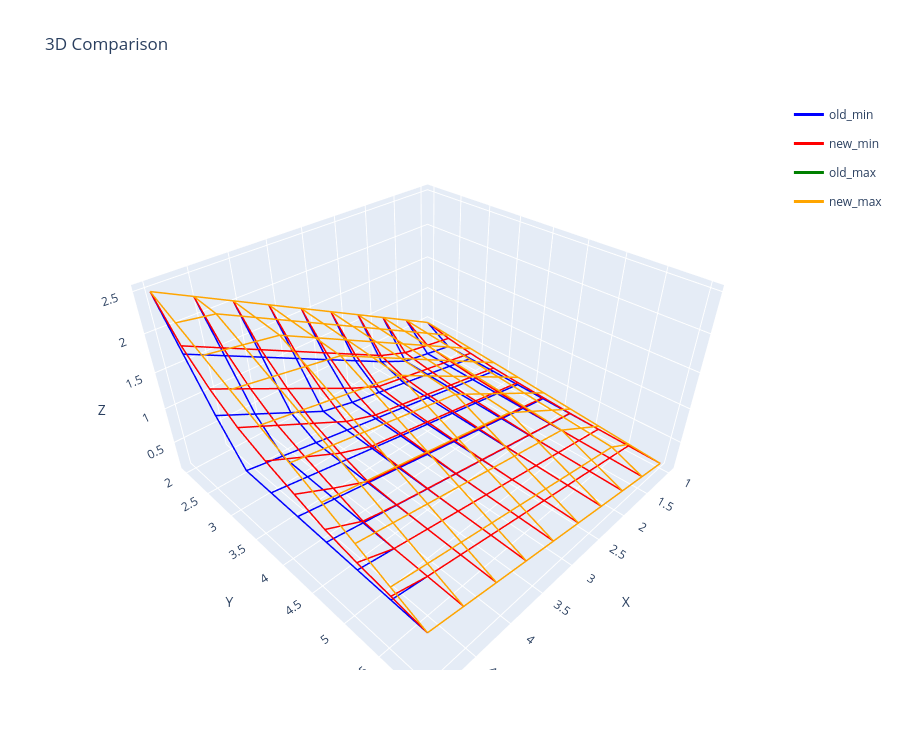

The cell this chart's notebook holds for it:
### Code cell
datasets = [
    {'points': list(old_min_PP.itertuples(index=False, name=None)), 'name': 'old_min', 'color': 'blue'},
    {'points': list(new_min_PP.itertuples(index=False, name=None)), 'name': 'new_min', 'color': 'red'},
    {'points': list(old_max_PP.itertuples(index=False, name=None)), 'name': 'old_max', 'color': 'green'},
    {'points': list(new_max_PP.itertuples(index=False, name=None)), 'name': 'new_max', 'color': 'orange'},
]
plot_wireframe_comparison(datasets)

### Figure 1 — Plotly figure (JSON) as saved in the notebook; plotly's stock layout.template omitted (floating-point values rounded to 4 significant figures)
{"data": [{"legendgroup": "old_min", "line": {"color": "blue", "width": 3}, "mode": "lines", "name": "old_min", "showlegend": true, "type": "scatter3d", "x": [1, 1.444, 1.889, 2.333, 2.778, 3.222, 3.667, 4.111, 4.556, 5], "y": [2, 2, 2, 2, 2, 2, 2, 2, 2, 2], "z": [0.5, 0.7222, 0.9444, 1.167, 1.389, 1.611, 1.833, 2.056, 2.278, 2.5]}, {"legendgroup": "old_min", "line": {"color": "blue", "width": 3}, "mode": "lines", "name": "old_min", "showlegend": false, "type": "scatter3d", "x": [1, 1.444, 1.889, 2.333, 2.778, 3.222, 3.667, 4.111, 4.556, 5], "y": [2.444, 2.444, 2.444, 2.444, 2.444, 2.444, 2.444, 2.444, 2.444, 2.444], "z": [0.2654, 0.3395, 0.4136, 0.6111, 0.8333, 1.056, 1.278, 1.5, 1.722, 1.944]}, {"legendgroup": "old_min", "line": {"color": "blue", "width": 3}, "mode": "lines", "name": "old_min", "showlegend": false, "type": "scatter3d", "x": [1, 1.444, 1.889, 2.333, 2.778, 3.222, 3.667, 4.111, 4.556, 5], "y": [2.889, 2.889, 2.889, 2.889, 2.889, 2.889, 2.889, 2.889, 2.889, 2.889], "z": [0.2531, 0.3272, 0.4012, 0.4753, 0.5494, 0.6235, 0.7222, 0.9444, 1.167, 1.389]}, {"legendgroup": "old_min", "line": {"color": "blue", "width": 3}, "mode": "lines", "name": "old_min", "showlegend": false, "type": "scatter3d", "x": [1, 1.444, 1.889, 2.333, 2.778, 3.222, 3.667, 4.111, 4.556, 5], "y": [3.333, 3.333, 3.333, 3.333, 3.333, 3.333, 3.333, 3.333, 3.333, 3.333], "z": [0.2407, 0.3148, 0.3889, 0.463, 0.537, 0.6111, 0.6852, 0.7593, 0.8333, 0.9074]}, {"legendgroup": "old_min", "line": {"color": "blue", "width": 3}, "mode": "lines", "name": "old_min", "showlegend": false, "type": "scatter3d", "x": [1, 1.444, 1.889, 2.333, 2.778, 3.222, 3.667, 4.111, 4.556, 5], "y": [3.778, 3.778, 3.778, 3.778, 3.778, 3.778, 3.778, 3.778, 3.778, 3.778], "z": [0.2284, 0.3025, 0.3765, 0.4506, 0.5247, 0.5988, 0.6728, 0.7469, 0.821, 0.8951]}, {"legendgroup": "old_min", "line": {"color": "blue", "width": 3}, "mode": "lines", "name": "old_min", "showlegend": false, "type": "scatter3d", "x": [1, 1.444, 1.889, 2.333, 2.778, 3.222, 3.667, 4.111, 4.556, 5], "y": [4.222, 4.222, 4.222, 4.222, 4.222, 4.222, 4.222, 4.222, 4.222, 4.222], "z": [0.216, 0.2901, 0.3642, 0.4383, 0.5123, 0.5864, 0.6605, 0.7346, 0.8086, 0.8827]}, {"legendgroup": "old_min", "line": {"color": "blue", "width": 3}, "mode": "lines", "name": "old_min", "showlegend": false, "type": "scatter3d", "x": [1, 1.444, 1.889, 2.333, 2.778, 3.222, 3.667, 4.111, 4.556, 5], "y": [4.667, 4.667, 4.667, 4.667, 4.667, 4.667, 4.667, 4.667, 4.667, 4.667], "z": [0.2037, 0.2778, 0.3519, 0.4259, 0.5, 0.5741, 0.6481, 0.7222, 0.7963, 0.8704]}, {"legendgroup": "old_min", "line": {"color": "blue", "width": 3}, "mode": "lines", "name": "old_min", "showlegend": false, "type": "scatter3d", "x": [1, 1.444, 1.889, 2.333, 2.778, 3.222, 3.667, 4.111, 4.556, 5], "y": [5.111, 5.111, 5.111, 5.111, 5.111, 5.111, 5.111, 5.111, 5.111, 5.111], "z": [0.1914, 0.2654, 0.3395, 0.4136, 0.4877, 0.5617, 0.6358, 0.7099, 0.784, 0.858]}, {"legendgroup": "old_min", "line": {"color": "blue", "width": 3}, "mode": "lines", "name": "old_min", "showlegend": false, "type": "scatter3d", "x": [1, 1.444, 1.889, 2.333, 2.778, 3.222, 3.667, 4.111, 4.556, 5], "y": [5.556, 5.556, 5.556, 5.556, 5.556, 5.556, 5.556, 5.556, 5.556, 5.556], "z": [0.179, 0.2531, 0.3272, 0.4012, 0.4753, 0.5494, 0.6235, 0.6975, 0.7716, 0.8457]}, {"legendgroup": "old_min", "line": {"color": "blue", "width": 3}, "mode": "lines", "name": "old_min", "showlegend": false, "type": "scatter3d", "x": [1, 1.444, 1.889, 2.333, 2.778, 3.222, 3.667, 4.111, 4.556, 5], "y": [6, 6, 6, 6, 6, 6, 6, 6, 6, 6], "z": [0.1667, 0.2407, 0.3148, 0.3889, 0.463, 0.537, 0.6111, 0.6852, 0.7593, 0.8333]}, {"legendgroup": "old_min", "line": {"color": "blue", "width": 3}, "mode": "lines", "name": "old_min", "showlegend": false, "type": "scatter3d", "x": [1, 1, 1, 1, 1, 1, 1, 1, 1, 1], "y": [2, 2.444, 2.889, 3.333, 3.778, 4.222, 4.667, 5.111, 5.556, 6], "z": [0.5, 0.2654, 0.2531, 0.2407, 0.2284, 0.216, 0.2037, 0.1914, 0.179, 0.1667]}, {"legendgroup": "old_min", "line": {"color": "blue", "width": 3}, "mode": "lines", "name": "old_min", "showlegend": false, "type": "scatter3d", "x": [1.444, 1.444, 1.444, 1.444, 1.444, 1.444, 1.444, 1.444, 1.444, 1.444], "y": [2, 2.444, 2.889, 3.333, 3.778, 4.222, 4.667, 5.111, 5.556, 6], "z": [0.7222, 0.3395, 0.3272, 0.3148, 0.3025, 0.2901, 0.2778, 0.2654, 0.2531, 0.2407]}, {"legendgroup": "old_min", "line": {"color": "blue", "width": 3}, "mode": "lines", "name": "old_min", "showlegend": false, "type": "scatter3d", "x": [1.889, 1.889, 1.889, 1.889, 1.889, 1.889, 1.889, 1.889, 1.889, 1.889], "y": [2, 2.444, 2.889, 3.333, 3.778, 4.222, 4.667, 5.111, 5.556, 6], "z": [0.9444, 0.4136, 0.4012, 0.3889, 0.3765, 0.3642, 0.3519, 0.3395, 0.3272, 0.3148]}, {"legendgroup": "old_min", "line": {"color": "blue", "width": 3}, "mode": "lines", "name": "old_min", "showlegend": false, "type": "scatter3d", "x": [2.333, 2.333, 2.333, 2.333, 2.333, 2.333, 2.333, 2.333, 2.333, 2.333], "y": [2, 2.444, 2.889, 3.333, 3.778, 4.222, 4.667, 5.111, 5.556, 6], "z": [1.167, 0.6111, 0.4753, 0.463, 0.4506, 0.4383, 0.4259, 0.4136, 0.4012, 0.3889]}, {"legendgroup": "old_min", "line": {"color": "blue", "width": 3}, "mode": "lines", "name": "old_min", "showlegend": false, "type": "scatter3d", "x": [2.778, 2.778, 2.778, 2.778, 2.778, 2.778, 2.778, 2.778, 2.778, 2.778], "y": [2, 2.444, 2.889, 3.333, 3.778, 4.222, 4.667, 5.111, 5.556, 6], "z": [1.389, 0.8333, 0.5494, 0.537, 0.5247, 0.5123, 0.5, 0.4877, 0.4753, 0.463]}, {"legendgroup": "old_min", "line": {"color": "blue", "width": 3}, "mode": "lines", "name": "old_min", "showlegend": false, "type": "scatter3d", "x": [3.222, 3.222, 3.222, 3.222, 3.222, 3.222, 3.222, 3.222, 3.222, 3.222], "y": [2, 2.444, 2.889, 3.333, 3.778, 4.222, 4.667, 5.111, 5.556, 6], "z": [1.611, 1.056, 0.6235, 0.6111, 0.5988, 0.5864, 0.5741, 0.5617, 0.5494, 0.537]}, {"legendgroup": "old_min", "line": {"color": "blue", "width": 3}, "mode": "lines", "name": "old_min", "showlegend": false, "type": "scatter3d", "x": [3.667, 3.667, 3.667, 3.667, 3.667, 3.667, 3.667, 3.667, 3.667, 3.667], "y": [2, 2.444, 2.889, 3.333, 3.778, 4.222, 4.667, 5.111, 5.556, 6], "z": [1.833, 1.278, 0.7222, 0.6852, 0.6728, 0.6605, 0.6481, 0.6358, 0.6235, 0.6111]}, {"legendgroup": "old_min", "line": {"color": "blue", "width": 3}, "mode": "lines", "name": "old_min", "showlegend": false, "type": "scatter3d", "x": [4.111, 4.111, 4.111, 4.111, 4.111, 4.111, 4.111, 4.111, 4.111, 4.111], "y": [2, 2.444, 2.889, 3.333, 3.778, 4.222, 4.667, 5.111, 5.556, 6], "z": [2.056, 1.5, 0.9444, 0.7593, 0.7469, 0.7346, 0.7222, 0.7099, 0.6975, 0.6852]}, {"legendgroup": "old_min", "line": {"color": "blue", "width": 3}, "mode": "lines", "name": "old_min", "showlegend": false, "type": "scatter3d", "x": [4.556, 4.556, 4.556, 4.556, 4.556, 4.556, 4.556, 4.556, 4.556, 4.556], "y": [2, 2.444, 2.889, 3.333, 3.778, 4.222, 4.667, 5.111, 5.556, 6], "z": [2.278, 1.722, 1.167, 0.8333, 0.821, 0.8086, 0.7963, 0.784, 0.7716, 0.7593]}, {"legendgroup": "old_min", "line": {"color": "blue", "width": 3}, "mode": "lines", "name": "old_min", "showlegend": false, "type": "scatter3d", "x": [5, 5, 5, 5, 5, 5, 5, 5, 5, 5], "y": [2, 2.444, 2.889, 3.333, 3.778, 4.222, 4.667, 5.111, 5.556, 6], "z": [2.5, 1.944, 1.389, 0.9074, 0.8951, 0.8827, 0.8704, 0.858, 0.8457, 0.8333]}, {"legendgroup": "new_min", "line": {"color": "red", "width": 3}, "mode": "lines", "name": "new_min", "showlegend": true, "type": "scatter3d", "x": [1, 1.444, 1.889, 2.333, 2.778, 3.222, 3.667, 4.111, 4.556, 5], "y": [2, 2, 2, 2, 2, 2, 2, 2, 2, 2], "z": [0.5, 0.7222, 0.9444, 1.167, 1.389, 1.611, 1.833, 2.056, 2.278, 2.5]}, {"legendgroup": "new_min", "line": {"color": "red", "width": 3}, "mode": "lines", "name": "new_min", "showlegend": false, "type": "scatter3d", "x": [1, 1.444, 1.889, 2.333, 2.778, 3.222, 3.667, 4.111, 4.556, 5], "y": [2.444, 2.444, 2.444, 2.444, 2.444, 2.444, 2.444, 2.444, 2.444, 2.444], "z": [0.409, 0.483, 0.5571, 0.7114, 0.9336, 1.156, 1.378, 1.6, 1.823, 2.045]}, {"legendgroup": "new_min", "line": {"color": "red", "width": 3}, "mode": "lines", "name": "new_min", "showlegend": false, "type": "scatter3d", "x": [1, 1.444, 1.889, 2.333, 2.778, 3.222, 3.667, 4.111, 4.556, 5], "y": [2.889, 2.889, 2.889, 2.889, 2.889, 2.889, 2.889, 2.889, 2.889, 2.889], "z": [0.3457, 0.4198, 0.4938, 0.5679, 0.642, 0.8395, 1.062, 1.284, 1.506, 1.728]}, {"legendgroup": "new_min", "line": {"color": "red", "width": 3}, "mode": "lines", "name": "new_min", "showlegend": false, "type": "scatter3d", "x": [1, 1.444, 1.889, 2.333, 2.778, 3.222, 3.667, 4.111, 4.556, 5], "y": [3.333, 3.333, 3.333, 3.333, 3.333, 3.333, 3.333, 3.333, 3.333, 3.333], "z": [0.2963, 0.3704, 0.4444, 0.5185, 0.5926, 0.6667, 0.8148, 1.037, 1.259, 1.481]}, {"legendgroup": "new_min", "line": {"color": "red", "width": 3}, "mode": "lines", "name": "new_min", "showlegend": false, "type": "scatter3d", "x": [1, 1.444, 1.889, 2.333, 2.778, 3.222, 3.667, 4.111, 4.556, 5], "y": [3.778, 3.778, 3.778, 3.778, 3.778, 3.778, 3.778, 3.778, 3.778, 3.778], "z": [0.2639, 0.338, 0.412, 0.4861, 0.5602, 0.6343, 0.7083, 0.875, 1.097, 1.319]}, {"legendgroup": "new_min", "line": {"color": "red", "width": 3}, "mode": "lines", "name": "new_min", "showlegend": false, "type": "scatter3d", "x": [1, 1.444, 1.889, 2.333, 2.778, 3.222, 3.667, 4.111, 4.556, 5], "y": [4.222, 4.222, 4.222, 4.222, 4.222, 4.222, 4.222, 4.222, 4.222, 4.222], "z": [0.2361, 0.3102, 0.3843, 0.4583, 0.5324, 0.6065, 0.6806, 0.7546, 0.9583, 1.181]}, {"legendgroup": "new_min", "line": {"color": "red", "width": 3}, "mode": "lines", "name": "new_min", "showlegend": false, "type": "scatter3d", "x": [1, 1.444, 1.889, 2.333, 2.778, 3.222, 3.667, 4.111, 4.556, 5], "y": [4.667, 4.667, 4.667, 4.667, 4.667, 4.667, 4.667, 4.667, 4.667, 4.667], "z": [0.2083, 0.2824, 0.3565, 0.4306, 0.5046, 0.5787, 0.6528, 0.7269, 0.8194, 1.042]}, {"legendgroup": "new_min", "line": {"color": "red", "width": 3}, "mode": "lines", "name": "new_min", "showlegend": false, "type": "scatter3d", "x": [1, 1.444, 1.889, 2.333, 2.778, 3.222, 3.667, 4.111, 4.556, 5], "y": [5.111, 5.111, 5.111, 5.111, 5.111, 5.111, 5.111, 5.111, 5.111, 5.111], "z": [0.1914, 0.2654, 0.3395, 0.4136, 0.4877, 0.5617, 0.6358, 0.7099, 0.784, 0.9568]}, {"legendgroup": "new_min", "line": {"color": "red", "width": 3}, "mode": "lines", "name": "new_min", "showlegend": false, "type": "scatter3d", "x": [1, 1.444, 1.889, 2.333, 2.778, 3.222, 3.667, 4.111, 4.556, 5], "y": [5.556, 5.556, 5.556, 5.556, 5.556, 5.556, 5.556, 5.556, 5.556, 5.556], "z": [0.179, 0.2531, 0.3272, 0.4012, 0.4753, 0.5494, 0.6235, 0.6975, 0.7716, 0.8951]}, {"legendgroup": "new_min", "line": {"color": "red", "width": 3}, "mode": "lines", "name": "new_min", "showlegend": false, "type": "scatter3d", "x": [1, 1.444, 1.889, 2.333, 2.778, 3.222, 3.667, 4.111, 4.556, 5], "y": [6, 6, 6, 6, 6, 6, 6, 6, 6, 6], "z": [0.1667, 0.2407, 0.3148, 0.3889, 0.463, 0.537, 0.6111, 0.6852, 0.7593, 0.8333]}, {"legendgroup": "new_min", "line": {"color": "red", "width": 3}, "mode": "lines", "name": "new_min", "showlegend": false, "type": "scatter3d", "x": [1, 1, 1, 1, 1, 1, 1, 1, 1, 1], "y": [2, 2.444, 2.889, 3.333, 3.778, 4.222, 4.667, 5.111, 5.556, 6], "z": [0.5, 0.409, 0.3457, 0.2963, 0.2639, 0.2361, 0.2083, 0.1914, 0.179, 0.1667]}, {"legendgroup": "new_min", "line": {"color": "red", "width": 3}, "mode": "lines", "name": "new_min", "showlegend": false, "type": "scatter3d", "x": [1.444, 1.444, 1.444, 1.444, 1.444, 1.444, 1.444, 1.444, 1.444, 1.444], "y": [2, 2.444, 2.889, 3.333, 3.778, 4.222, 4.667, 5.111, 5.556, 6], "z": [0.7222, 0.483, 0.4198, 0.3704, 0.338, 0.3102, 0.2824, 0.2654, 0.2531, 0.2407]}, {"legendgroup": "new_min", "line": {"color": "red", "width": 3}, "mode": "lines", "name": "new_min", "showlegend": false, "type": "scatter3d", "x": [1.889, 1.889, 1.889, 1.889, 1.889, 1.889, 1.889, 1.889, 1.889, 1.889], "y": [2, 2.444, 2.889, 3.333, 3.778, 4.222, 4.667, 5.111, 5.556, 6], "z": [0.9444, 0.5571, 0.4938, 0.4444, 0.412, 0.3843, 0.3565, 0.3395, 0.3272, 0.3148]}, {"legendgroup": "new_min", "line": {"color": "red", "width": 3}, "mode": "lines", "name": "new_min", "showlegend": false, "type": "scatter3d", "x": [2.333, 2.333, 2.333, 2.333, 2.333, 2.333, 2.333, 2.333, 2.333, 2.333], "y": [2, 2.444, 2.889, 3.333, 3.778, 4.222, 4.667, 5.111, 5.556, 6], "z": [1.167, 0.7114, 0.5679, 0.5185, 0.4861, 0.4583, 0.4306, 0.4136, 0.4012, 0.3889]}, {"legendgroup": "new_min", "line": {"color": "red", "width": 3}, "mode": "lines", "name": "new_min", "showlegend": false, "type": "scatter3d", "x": [2.778, 2.778, 2.778, 2.778, 2.778, 2.778, 2.778, 2.778, 2.778, 2.778], "y": [2, 2.444, 2.889, 3.333, 3.778, 4.222, 4.667, 5.111, 5.556, 6], "z": [1.389, 0.9336, 0.642, 0.5926, 0.5602, 0.5324, 0.5046, 0.4877, 0.4753, 0.463]}, {"legendgroup": "new_min", "line": {"color": "red", "width": 3}, "mode": "lines", "name": "new_min", "showlegend": false, "type": "scatter3d", "x": [3.222, 3.222, 3.222, 3.222, 3.222, 3.222, 3.222, 3.222, 3.222, 3.222], "y": [2, 2.444, 2.889, 3.333, 3.778, 4.222, 4.667, 5.111, 5.556, 6], "z": [1.611, 1.156, 0.8395, 0.6667, 0.6343, 0.6065, 0.5787, 0.5617, 0.5494, 0.537]}, {"legendgroup": "new_min", "line": {"color": "red", "width": 3}, "mode": "lines", "name": "new_min", "showlegend": false, "type": "scatter3d", "x": [3.667, 3.667, 3.667, 3.667, 3.667, 3.667, 3.667, 3.667, 3.667, 3.667], "y": [2, 2.444, 2.889, 3.333, 3.778, 4.222, 4.667, 5.111, 5.556, 6], "z": [1.833, 1.378, 1.062, 0.8148, 0.7083, 0.6806, 0.6528, 0.6358, 0.6235, 0.6111]}, {"legendgroup": "new_min", "line": {"color": "red", "width": 3}, "mode": "lines", "name": "new_min", "showlegend": false, "type": "scatter3d", "x": [4.111, 4.111, 4.111, 4.111, 4.111, 4.111, 4.111, 4.111, 4.111, 4.111], "y": [2, 2.444, 2.889, 3.333, 3.778, 4.222, 4.667, 5.111, 5.556, 6], "z": [2.056, 1.6, 1.284, 1.037, 0.875, 0.7546, 0.7269, 0.7099, 0.6975, 0.6852]}, {"legendgroup": "new_min", "line": {"color": "red", "width": 3}, "mode": "lines", "name": "new_min", "showlegend": false, "type": "scatter3d", "x": [4.556, 4.556, 4.556, 4.556, 4.556, 4.556, 4.556, 4.556, 4.556, 4.556], "y": [2, 2.444, 2.889, 3.333, 3.778, 4.222, 4.667, 5.111, 5.556, 6], "z": [2.278, 1.823, 1.506, 1.259, 1.097, 0.9583, 0.8194, 0.784, 0.7716, 0.7593]}, {"legendgroup": "new_min", "line": {"color": "red", "width": 3}, "mode": "lines", "name": "new_min", "showlegend": false, "type": "scatter3d", "x": [5, 5, 5, 5, 5, 5, 5, 5, 5, 5], "y": [2, 2.444, 2.889, 3.333, 3.778, 4.222, 4.667, 5.111, 5.556, 6], "z": [2.5, 2.045, 1.728, 1.481, 1.319, 1.181, 1.042, 0.9568, 0.8951, 0.8333]}, {"legendgroup": "old_max", "line": {"color": "green", "width": 3}, "mode": "lines", "name": "old_max", "showlegend": true, "type": "scatter3d", "x": [1, 1.444, 1.889, 2.333, 2.778, 3.222, 3.667, 4.111, 4.556, 5], "y": [2, 2, 2, 2, 2, 2, 2, 2, 2, 2], "z": [0.5, 0.7222, 0.9444, 1.167, 1.389, 1.611, 1.833, 2.056, 2.278, 2.5]}, {"legendgroup": "old_max", "line": {"color": "green", "width": 3}, "mode": "lines", "name": "old_max", "showlegend": false, "type": "scatter3d", "x": [1, 1.444, 1.889, 2.333, 2.778, 3.222, 3.667, 4.111, 4.556, 5], "y": [2.444, 2.444, 2.444, 2.444, 2.444, 2.444, 2.444, 2.444, 2.444, 2.444], "z": [0.463, 0.6852, 0.9074, 1.13, 1.352, 1.574, 1.796, 2.019, 2.241, 2.315]}, {"legendgroup": "old_max", "line": {"color": "green", "width": 3}, "mode": "lines", "name": "old_max", "showlegend": false, "type": "scatter3d", "x": [1, 1.444, 1.889, 2.333, 2.778, 3.222, 3.667, 4.111, 4.556, 5], "y": [2.889, 2.889, 2.889, 2.889, 2.889, 2.889, 2.889, 2.889, 2.889, 2.889], "z": [0.4259, 0.6481, 0.8704, 1.093, 1.315, 1.537, 1.759, 1.981, 2.056, 2.13]}, {"legendgroup": "old_max", "line": {"color": "green", "width": 3}, "mode": "lines", "name": "old_max", "showlegend": false, "type": "scatter3d", "x": [1, 1.444, 1.889, 2.333, 2.778, 3.222, 3.667, 4.111, 4.556, 5], "y": [3.333, 3.333, 3.333, 3.333, 3.333, 3.333, 3.333, 3.333, 3.333, 3.333], "z": [0.3889, 0.6111, 0.8333, 1.056, 1.278, 1.5, 1.722, 1.796, 1.87, 1.944]}, {"legendgroup": "old_max", "line": {"color": "green", "width": 3}, "mode": "lines", "name": "old_max", "showlegend": false, "type": "scatter3d", "x": [1, 1.444, 1.889, 2.333, 2.778, 3.222, 3.667, 4.111, 4.556, 5], "y": [3.778, 3.778, 3.778, 3.778, 3.778, 3.778, 3.778, 3.778, 3.778, 3.778], "z": [0.3519, 0.5741, 0.7963, 1.019, 1.241, 1.463, 1.537, 1.611, 1.685, 1.759]}, {"legendgroup": "old_max", "line": {"color": "green", "width": 3}, "mode": "lines", "name": "old_max", "showlegend": false, "type": "scatter3d", "x": [1, 1.444, 1.889, 2.333, 2.778, 3.222, 3.667, 4.111, 4.556, 5], "y": [4.222, 4.222, 4.222, 4.222, 4.222, 4.222, 4.222, 4.222, 4.222, 4.222], "z": [0.3148, 0.537, 0.7593, 0.9815, 1.204, 1.278, 1.352, 1.426, 1.5, 1.574]}, {"legendgroup": "old_max", "line": {"color": "green", "width": 3}, "mode": "lines", "name": "old_max", "showlegend": false, "type": "scatter3d", "x": [1, 1.444, 1.889, 2.333, 2.778, 3.222, 3.667, 4.111, 4.556, 5], "y": [4.667, 4.667, 4.667, 4.667, 4.667, 4.667, 4.667, 4.667, 4.667, 4.667], "z": [0.2778, 0.5, 0.7222, 0.9444, 1.019, 1.093, 1.167, 1.241, 1.315, 1.389]}, {"legendgroup": "old_max", "line": {"color": "green", "width": 3}, "mode": "lines", "name": "old_max", "showlegend": false, "type": "scatter3d", "x": [1, 1.444, 1.889, 2.333, 2.778, 3.222, 3.667, 4.111, 4.556, 5], "y": [5.111, 5.111, 5.111, 5.111, 5.111, 5.111, 5.111, 5.111, 5.111, 5.111], "z": [0.2407, 0.463, 0.6852, 0.7593, 0.8333, 0.9074, 0.9815, 1.056, 1.13, 1.204]}, {"legendgroup": "old_max", "line": {"color": "green", "width": 3}, "mode": "lines", "name": "old_max", "showlegend": false, "type": "scatter3d", "x": [1, 1.444, 1.889, 2.333, 2.778, 3.222, 3.667, 4.111, 4.556, 5], "y": [5.556, 5.556, 5.556, 5.556, 5.556, 5.556, 5.556, 5.556, 5.556, 5.556], "z": [0.2037, 0.4259, 0.5, 0.5741, 0.6481, 0.7222, 0.7963, 0.8704, 0.9444, 1.019]}, {"legendgroup": "old_max", "line": {"color": "green", "width": 3}, "mode": "lines", "name": "old_max", "showlegend": false, "type": "scatter3d", "x": [1, 1.444, 1.889, 2.333, 2.778, 3.222, 3.667, 4.111, 4.556, 5], "y": [6, 6, 6, 6, 6, 6, 6, 6, 6, 6], "z": [0.1667, 0.2407, 0.3148, 0.3889, 0.463, 0.537, 0.6111, 0.6852, 0.7593, 0.8333]}, {"legendgroup": "old_max", "line": {"color": "green", "width": 3}, "mode": "lines", "name": "old_max", "showlegend": false, "type": "scatter3d", "x": [1, 1, 1, 1, 1, 1, 1, 1, 1, 1], "y": [2, 2.444, 2.889, 3.333, 3.778, 4.222, 4.667, 5.111, 5.556, 6], "z": [0.5, 0.463, 0.4259, 0.3889, 0.3519, 0.3148, 0.2778, 0.2407, 0.2037, 0.1667]}, {"legendgroup": "old_max", "line": {"color": "green", "width": 3}, "mode": "lines", "name": "old_max", "showlegend": false, "type": "scatter3d", "x": [1.444, 1.444, 1.444, 1.444, 1.444, 1.444, 1.444, 1.444, 1.444, 1.444], "y": [2, 2.444, 2.889, 3.333, 3.778, 4.222, 4.667, 5.111, 5.556, 6], "z": [0.7222, 0.6852, 0.6481, 0.6111, 0.5741, 0.537, 0.5, 0.463, 0.4259, 0.2407]}, {"legendgroup": "old_max", "line": {"color": "green", "width": 3}, "mode": "lines", "name": "old_max", "showlegend": false, "type": "scatter3d", "x": [1.889, 1.889, 1.889, 1.889, 1.889, 1.889, 1.889, 1.889, 1.889, 1.889], "y": [2, 2.444, 2.889, 3.333, 3.778, 4.222, 4.667, 5.111, 5.556, 6], "z": [0.9444, 0.9074, 0.8704, 0.8333, 0.7963, 0.7593, 0.7222, 0.6852, 0.5, 0.3148]}, {"legendgroup": "old_max", "line": {"color": "green", "width": 3}, "mode": "lines", "name": "old_max", "showlegend": false, "type": "scatter3d", "x": [2.333, 2.333, 2.333, 2.333, 2.333, 2.333, 2.333, 2.333, 2.333, 2.333], "y": [2, 2.444, 2.889, 3.333, 3.778, 4.222, 4.667, 5.111, 5.556, 6], "z": [1.167, 1.13, 1.093, 1.056, 1.019, 0.9815, 0.9444, 0.7593, 0.5741, 0.3889]}, {"legendgroup": "old_max", "line": {"color": "green", "width": 3}, "mode": "lines", "name": "old_max", "showlegend": false, "type": "scatter3d", "x": [2.778, 2.778, 2.778, 2.778, 2.778, 2.778, 2.778, 2.778, 2.778, 2.778], "y": [2, 2.444, 2.889, 3.333, 3.778, 4.222, 4.667, 5.111, 5.556, 6], "z": [1.389, 1.352, 1.315, 1.278, 1.241, 1.204, 1.019, 0.8333, 0.6481, 0.463]}, {"legendgroup": "old_max", "line": {"color": "green", "width": 3}, "mode": "lines", "name": "old_max", "showlegend": false, "type": "scatter3d", "x": [3.222, 3.222, 3.222, 3.222, 3.222, 3.222, 3.222, 3.222, 3.222, 3.222], "y": [2, 2.444, 2.889, 3.333, 3.778, 4.222, 4.667, 5.111, 5.556, 6], "z": [1.611, 1.574, 1.537, 1.5, 1.463, 1.278, 1.093, 0.9074, 0.7222, 0.537]}, {"legendgroup": "old_max", "line": {"color": "green", "width": 3}, "mode": "lines", "name": "old_max", "showlegend": false, "type": "scatter3d", "x": [3.667, 3.667, 3.667, 3.667, 3.667, 3.667, 3.667, 3.667, 3.667, 3.667], "y": [2, 2.444, 2.889, 3.333, 3.778, 4.222, 4.667, 5.111, 5.556, 6], "z": [1.833, 1.796, 1.759, 1.722, 1.537, 1.352, 1.167, 0.9815, 0.7963, 0.6111]}, {"legendgroup": "old_max", "line": {"color": "green", "width": 3}, "mode": "lines", "name": "old_max", "showlegend": false, "type": "scatter3d", "x": [4.111, 4.111, 4.111, 4.111, 4.111, 4.111, 4.111, 4.111, 4.111, 4.111], "y": [2, 2.444, 2.889, 3.333, 3.778, 4.222, 4.667, 5.111, 5.556, 6], "z": [2.056, 2.019, 1.981, 1.796, 1.611, 1.426, 1.241, 1.056, 0.8704, 0.6852]}, {"legendgroup": "old_max", "line": {"color": "green", "width": 3}, "mode": "lines", "name": "old_max", "showlegend": false, "type": "scatter3d", "x": [4.556, 4.556, 4.556, 4.556, 4.556, 4.556, 4.556, 4.556, 4.556, 4.556], "y": [2, 2.444, 2.889, 3.333, 3.778, 4.222, 4.667, 5.111, 5.556, 6], "z": [2.278, 2.241, 2.056, 1.87, 1.685, 1.5, 1.315, 1.13, 0.9444, 0.7593]}, {"legendgroup": "old_max", "line": {"color": "green", "width": 3}, "mode": "lines", "name": "old_max", "showlegend": false, "type": "scatter3d", "x": [5, 5, 5, 5, 5, 5, 5, 5, 5, 5], "y": [2, 2.444, 2.889, 3.333, 3.778, 4.222, 4.667, 5.111, 5.556, 6], "z": [2.5, 2.315, 2.13, 1.944, 1.759, 1.574, 1.389, 1.204, 1.019, 0.8333]}, {"legendgroup": "new_max", "line": {"color": "orange", "width": 3}, "mode": "lines", "name": "new_max", "showlegend": true, "type": "scatter3d", "x": [1, 1.444, 1.889, 2.333, 2.778, 3.222, 3.667, 4.111, 4.556, 5], "y": [2, 2, 2, 2, 2, 2, 2, 2, 2, 2], "z": [0.5, 0.7222, 0.9444, 1.167, 1.389, 1.611, 1.833, 2.056, 2.278, 2.5]}, {"legendgroup": "new_max", "line": {"color": "orange", "width": 3}, "mode": "lines", "name": "new_max", "showlegend": false, "type": "scatter3d", "x": [1, 1.444, 1.889, 2.333, 2.778, 3.222, 3.667, 4.111, 4.556, 5], "y": [2.444, 2.444, 2.444, 2.444, 2.444, 2.444, 2.444, 2.444, 2.444, 2.444], "z": [0.463, 0.6852, 0.9074, 1.13, 1.352, 1.574, 1.796, 2.019, 2.241, 2.315]}, {"legendgroup": "new_max", "line": {"color": "orange", "width": 3}, "mode": "lines", "name": "new_max", "showlegend": false, "type": "scatter3d", "x": [1, 1.444, 1.889, 2.333, 2.778, 3.222, 3.667, 4.111, 4.556, 5], "y": [2.889, 2.889, 2.889, 2.889, 2.889, 2.889, 2.889, 2.889, 2.889, 2.889], "z": [0.4259, 0.6481, 0.8704, 1.093, 1.315, 1.537, 1.759, 1.981, 2.056, 2.13]}, {"legendgroup": "new_max", "line": {"color": "orange", "width": 3}, "mode": "lines", "name": "new_max", "showlegend": false, "type": "scatter3d", "x": [1, 1.444, 1.889, 2.333, 2.778, 3.222, 3.667, 4.111, 4.556, 5], "y": [3.333, 3.333, 3.333, 3.333, 3.333, 3.333, 3.333, 3.333, 3.333, 3.333], "z": [0.3889, 0.6111, 0.8333, 1.056, 1.278, 1.5, 1.722, 1.796, 1.87, 1.944]}, {"legendgroup": "new_max", "line": {"color": "orange", "width": 3}, "mode": "lines", "name": "new_max", "showlegend": false, "type": "scatter3d", "x": [1, 1.444, 1.889, 2.333, 2.778, 3.222, 3.667, 4.111, 4.556, 5], "y": [3.778, 3.778, 3.778, 3.778, 3.778, 3.778, 3.778, 3.778, 3.778, 3.778], "z": [0.3519, 0.5741, 0.7963, 1.019, 1.241, 1.463, 1.537, 1.611, 1.685, 1.759]}, {"legendgroup": "new_max", "line": {"color": "orange", "width": 3}, "mode": "lines", "name": "new_max", "showlegend": false, "type": "scatter3d", "x": [1, 1.444, 1.889, 2.333, 2.778, 3.222, 3.667, 4.111, 4.556, 5], "y": [4.222, 4.222, 4.222, 4.222, 4.222, 4.222, 4.222, 4.222, 4.222, 4.222], "z": [0.3148, 0.537, 0.7593, 0.9815, 1.204, 1.278, 1.352, 1.426, 1.5, 1.574]}, {"legendgroup": "new_max", "line": {"color": "orange", "width": 3}, "mode": "lines", "name": "new_max", "showlegend": false, "type": "scatter3d", "x": [1, 1.444, 1.889, 2.333, 2.778, 3.222, 3.667, 4.111, 4.556, 5], "y": [4.667, 4.667, 4.667, 4.667, 4.667, 4.667, 4.667, 4.667, 4.667, 4.667], "z": [0.2778, 0.5, 0.7222, 0.9444, 1.019, 1.093, 1.167, 1.241, 1.315, 1.389]}, {"legendgroup": "new_max", "line": {"color": "orange", "width": 3}, "mode": "lines", "name": "new_max", "showlegend": false, "type": "scatter3d", "x": [1, 1.444, 1.889, 2.333, 2.778, 3.222, 3.667, 4.111, 4.556, 5], "y": [5.111, 5.111, 5.111, 5.111, 5.111, 5.111, 5.111, 5.111, 5.111, 5.111], "z": [0.2407, 0.463, 0.6852, 0.7593, 0.8333, 0.9074, 0.9815, 1.056, 1.13, 1.204]}, {"legendgroup": "new_max", "line": {"color": "orange", "width": 3}, "mode": "lines", "name": "new_max", "showlegend": false, "type": "scatter3d", "x": [1, 1.444, 1.889, 2.333, 2.778, 3.222, 3.667, 4.111, 4.556, 5], "y": [5.556, 5.556, 5.556, 5.556, 5.556, 5.556, 5.556, 5.556, 5.556, 5.556], "z": [0.2037, 0.4259, 0.5, 0.5741, 0.6481, 0.7222, 0.7963, 0.8704, 0.9444, 1.019]}, {"legendgroup": "new_max", "line": {"color": "orange", "width": 3}, "mode": "lines", "name": "new_max", "showlegend": false, "type": "scatter3d", "x": [1, 1.444, 1.889, 2.333, 2.778, 3.222, 3.667, 4.111, 4.556, 5], "y": [6, 6, 6, 6, 6, 6, 6, 6, 6, 6], "z": [0.1667, 0.2407, 0.3148, 0.3889, 0.463, 0.537, 0.6111, 0.6852, 0.7593, 0.8333]}, {"legendgroup": "new_max", "line": {"color": "orange", "width": 3}, "mode": "lines", "name": "new_max", "showlegend": false, "type": "scatter3d", "x": [1, 1, 1, 1, 1, 1, 1, 1, 1, 1], "y": [2, 2.444, 2.889, 3.333, 3.778, 4.222, 4.667, 5.111, 5.556, 6], "z": [0.5, 0.463, 0.4259, 0.3889, 0.3519, 0.3148, 0.2778, 0.2407, 0.2037, 0.1667]}, {"legendgroup": "new_max", "line": {"color": "orange", "width": 3}, "mode": "lines", "name": "new_max", "showlegend": false, "type": "scatter3d", "x": [1.444, 1.444, 1.444, 1.444, 1.444, 1.444, 1.444, 1.444, 1.444, 1.444], "y": [2, 2.444, 2.889, 3.333, 3.778, 4.222, 4.667, 5.111, 5.556, 6], "z": [0.7222, 0.6852, 0.6481, 0.6111, 0.5741, 0.537, 0.5, 0.463, 0.4259, 0.2407]}, {"legendgroup": "new_max", "line": {"color": "orange", "width": 3}, "mode": "lines", "name": "new_max", "showlegend": false, "type": "scatter3d", "x": [1.889, 1.889, 1.889, 1.889, 1.889, 1.889, 1.889, 1.889, 1.889, 1.889], "y": [2, 2.444, 2.889, 3.333, 3.778, 4.222, 4.667, 5.111, 5.556, 6], "z": [0.9444, 0.9074, 0.8704, 0.8333, 0.7963, 0.7593, 0.7222, 0.6852, 0.5, 0.3148]}, {"legendgroup": "new_max", "line": {"color": "orange", "width": 3}, "mode": "lines", "name": "new_max", "showlegend": false, "type": "scatter3d", "x": [2.333, 2.333, 2.333, 2.333, 2.333, 2.333, 2.333, 2.333, 2.333, 2.333], "y": [2, 2.444, 2.889, 3.333, 3.778, 4.222, 4.667, 5.111, 5.556, 6], "z": [1.167, 1.13, 1.093, 1.056, 1.019, 0.9815, 0.9444, 0.7593, 0.5741, 0.3889]}, {"legendgroup": "new_max", "line": {"color": "orange", "width": 3}, "mode": "lines", "name": "new_max", "showlegend": false, "type": "scatter3d", "x": [2.778, 2.778, 2.778, 2.778, 2.778, 2.778, 2.778, 2.778, 2.778, 2.778], "y": [2, 2.444, 2.889, 3.333, 3.778, 4.222, 4.667, 5.111, 5.556, 6], "z": [1.389, 1.352, 1.315, 1.278, 1.241, 1.204, 1.019, 0.8333, 0.6481, 0.463]}, {"legendgroup": "new_max", "line": {"color": "orange", "width": 3}, "mode": "lines", "name": "new_max", "showlegend": false, "type": "scatter3d", "x": [3.222, 3.222, 3.222, 3.222, 3.222, 3.222, 3.222, 3.222, 3.222, 3.222], "y": [2, 2.444, 2.889, 3.333, 3.778, 4.222, 4.667, 5.111, 5.556, 6], "z": [1.611, 1.574, 1.537, 1.5, 1.463, 1.278, 1.093, 0.9074, 0.7222, 0.537]}, {"legendgroup": "new_max", "line": {"color": "orange", "width": 3}, "mode": "lines", "name": "new_max", "showlegend": false, "type": "scatter3d", "x": [3.667, 3.667, 3.667, 3.667, 3.667, 3.667, 3.667, 3.667, 3.667, 3.667], "y": [2, 2.444, 2.889, 3.333, 3.778, 4.222, 4.667, 5.111, 5.556, 6], "z": [1.833, 1.796, 1.759, 1.722, 1.537, 1.352, 1.167, 0.9815, 0.7963, 0.6111]}, {"legendgroup": "new_max", "line": {"color": "orange", "width": 3}, "mode": "lines", "name": "new_max", "showlegend": false, "type": "scatter3d", "x": [4.111, 4.111, 4.111, 4.111, 4.111, 4.111, 4.111, 4.111, 4.111, 4.111], "y": [2, 2.444, 2.889, 3.333, 3.778, 4.222, 4.667, 5.111, 5.556, 6], "z": [2.056, 2.019, 1.981, 1.796, 1.611, 1.426, 1.241, 1.056, 0.8704, 0.6852]}, {"legendgroup": "new_max", "line": {"color": "orange", "width": 3}, "mode": "lines", "name": "new_max", "showlegend": false, "type": "scatter3d", "x": [4.556, 4.556, 4.556, 4.556, 4.556, 4.556, 4.556, 4.556, 4.556, 4.556], "y": [2, 2.444, 2.889, 3.333, 3.778, 4.222, 4.667, 5.111, 5.556, 6], "z": [2.278, 2.241, 2.056, 1.87, 1.685, 1.5, 1.315, 1.13, 0.9444, 0.7593]}, {"legendgroup": "new_max", "line": {"color": "orange", "width": 3}, "mode": "lines", "name": "new_max", "showlegend": false, "type": "scatter3d", "x": [5, 5, 5, 5, 5, 5, 5, 5, 5, 5], "y": [2, 2.444, 2.889, 3.333, 3.778, 4.222, 4.667, 5.111, 5.556, 6], "z": [2.5, 2.315, 2.13, 1.944, 1.759, 1.574, 1.389, 1.204, 1.019, 0.8333]}], "layout": {"height": 750, "scene": {"xaxis": {"title": {"text": "X"}}, "yaxis": {"title": {"text": "Y"}}, "zaxis": {"title": {"text": "Z"}}}, "title": {"text": "3D Comparison"}, "width": 900}}
